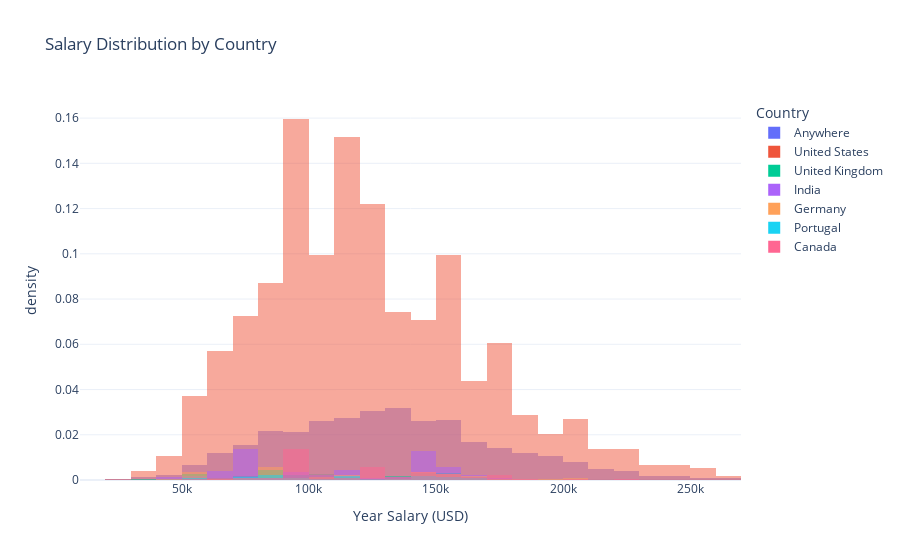

Notebook code cell kept with this figure:
### Markdown cell above
### 💹 Salary Distribution by Country

Since some results from the previous chart were not entirely convincing, we created this visualization to examine the **salary distribution** and the **frequency/density of job listings** in each country.

- **In United States or in Remote Jobs called (Anywhere):** We can observe a clear distribution with enough frequency for the data to be reliable.  
- **Portugal:** The distribution is uneven and supported by a lower frequency compared to other countries, suggesting that the average salaries shown in the previous chart may not fully reflect reality.  

> ⚠️ Note: Out of over 700,000 job listings, only about 20,000 include salary information. Therefore, it is normal that some countries may not accurately represent the real salary situation.

### Code cell
top_countries = ['Anywhere','Canada', 'Germany','India','Portugal', 'United Kingdom','United States']
viz.plot_distribution_interactive(df, country=top_countries, title = 'Salary Distribution by Country')

### Figure 1 — Plotly figure (JSON) as saved in the notebook; plotly's stock layout.template omitted (floating-point values rounded to 4 significant figures; data arrays with more than 128 entries replaced by an {"elided": "..."} marker saying what was removed)
{"data": [{"bingroup": "x", "histnorm": "density", "hovertemplate": "Country=Anywhere<br>Year Salary (USD)=%{x}<br>density=%{y}<extra></extra>", "legendgroup": "Anywhere", "marker": {"color": "#636efa", "opacity": 0.5, "pattern": {"shape": ""}}, "name": "Anywhere", "nbinsx": 50, "orientation": "v", "showlegend": true, "type": "histogram", "x": {"elided": "3250 float values"}, "xaxis": "x", "yaxis": "y"}, {"bingroup": "x", "histnorm": "density", "hovertemplate": "Country=United States<br>Year Salary (USD)=%{x}<br>density=%{y}<extra></extra>", "legendgroup": "United States", "marker": {"color": "#EF553B", "opacity": 0.5, "pattern": {"shape": ""}}, "name": "United States", "nbinsx": 50, "orientation": "v", "showlegend": true, "type": "histogram", "x": {"elided": "12756 float values"}, "xaxis": "x", "yaxis": "y"}, {"bingroup": "x", "histnorm": "density", "hovertemplate": "Country=United Kingdom<br>Year Salary (USD)=%{x}<br>density=%{y}<extra></extra>", "legendgroup": "United Kingdom", "marker": {"color": "#00cc96", "opacity": 0.5, "pattern": {"shape": ""}}, "name": "United Kingdom", "nbinsx": 50, "orientation": "v", "showlegend": true, "type": "histogram", "x": {"elided": "276 float values"}, "xaxis": "x", "yaxis": "y"}, {"bingroup": "x", "histnorm": "density", "hovertemplate": "Country=India<br>Year Salary (USD)=%{x}<br>density=%{y}<extra></extra>", "legendgroup": "India", "marker": {"color": "#ab63fa", "opacity": 0.5, "pattern": {"shape": ""}}, "name": "India", "nbinsx": 50, "orientation": "v", "showlegend": true, "type": "histogram", "x": {"elided": "573 float values"}, "xaxis": "x", "yaxis": "y"}, {"bingroup": "x", "histnorm": "density", "hovertemplate": "Country=Germany<br>Year Salary (USD)=%{x}<br>density=%{y}<extra></extra>", "legendgroup": "Germany", "marker": {"color": "#FFA15A", "opacity": 0.5, "pattern": {"shape": ""}}, "name": "Germany", "nbinsx": 50, "orientation": "v", "showlegend": true, "type": "histogram", "x": {"elided": "254 float values"}, "xaxis": "x", "yaxis": "y"}, {"bingroup": "x", "histnorm": "density", "hovertemplate": "Country=Portugal<br>Year Salary (USD)=%{x}<br>density=%{y}<extra></extra>", "legendgroup": "Portugal", "marker": {"color": "#19d3f3", "opacity": 0.5, "pattern": {"shape": ""}}, "name": "Portugal", "nbinsx": 50, "orientation": "v", "showlegend": true, "type": "histogram", "x": {"elided": "131 float values"}, "xaxis": "x", "yaxis": "y"}, {"bingroup": "x", "histnorm": "density", "hovertemplate": "Country=Canada<br>Year Salary (USD)=%{x}<br>density=%{y}<extra></extra>", "legendgroup": "Canada", "marker": {"color": "#FF6692", "opacity": 0.5, "pattern": {"shape": ""}}, "name": "Canada", "nbinsx": 50, "orientation": "v", "showlegend": true, "type": "histogram", "x": {"elided": "389 float values"}, "xaxis": "x", "yaxis": "y"}], "layout": {"barmode": "overlay", "boxmode": "group", "legend": {"title": {"text": "Country"}, "tracegroupgap": 0}, "title": {"text": "Salary Distribution by Country"}, "xaxis": {"anchor": "y", "domain": [0, 1], "title": {"text": "Year Salary (USD)"}}, "yaxis": {"anchor": "x", "domain": [0, 1], "title": {"text": "density"}}}}
